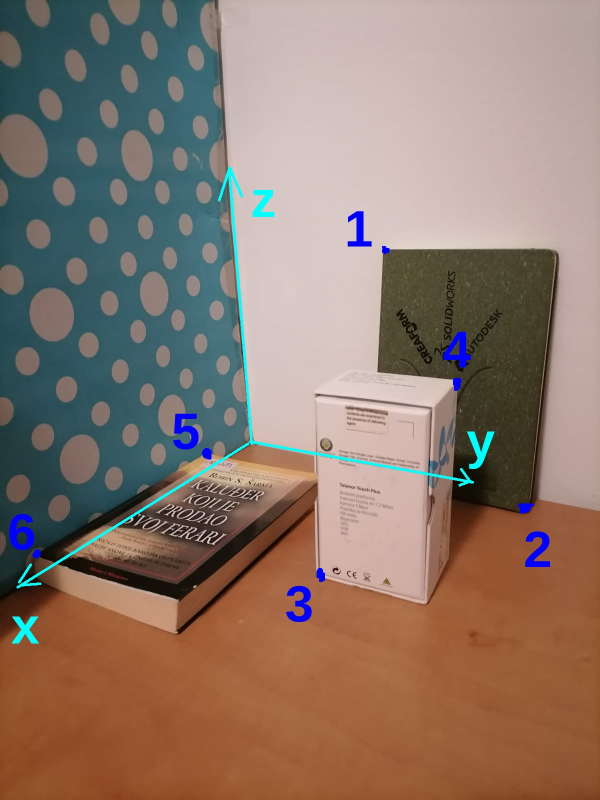
#> input picture ppgr/domaci4/ppgr4.jpeg, 1200 x 1600 px (shown at 1/2 size)
$ python l4.py
#> lines starting #> are read from the running program, lines starting #| are printed output that depends on the picture
import cv2
import numpy as np
from numpy import linalg as la

np.set_printoptions(suppress = True)


# funkcija za ucitavanje piksel koordinata odabranih tacaka
def ucitaj_koordinate():

    koord = []
    def click_event(event, x, y, flags, params):

        if event == cv2.EVENT_LBUTTONDOWN:
            koord.append((x,y))
            # print((x, y))
            font = cv2.FONT_HERSHEY_SIMPLEX
            color =  (102, 255, 178)
            cv2.putText(img, str(x) + ', ' + str(y), (x, y), font, 0.5, color, 2)
            cv2.imshow('slika', img)

    img = cv2.imread("ppgr4.jpeg", 1)
#> img is the input picture: shape (1600, 1200, 3); mean B, G, R 108.2, 120, 139.8
    img = cv2.resize(img,(900,600), interpolation = cv2.INTER_AREA)
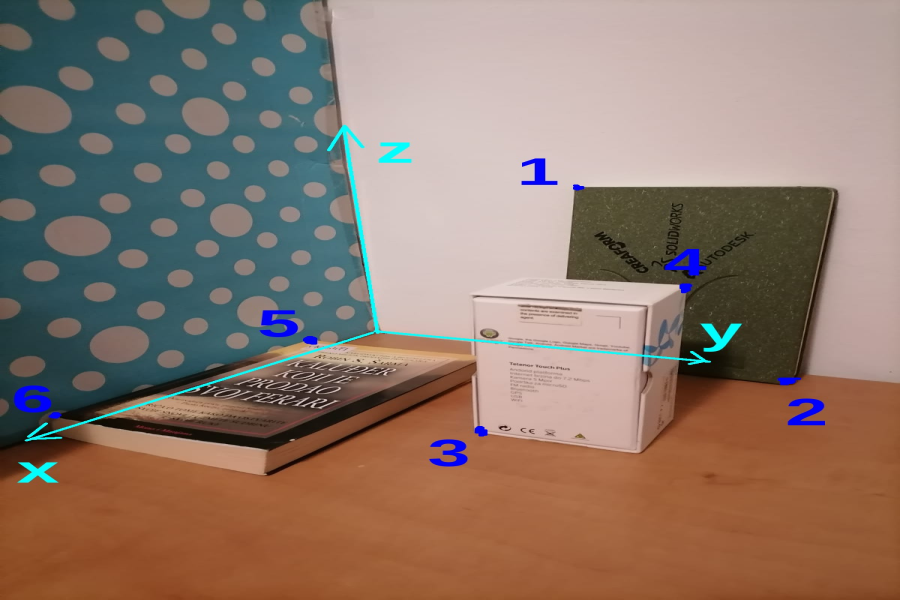
#> img: shape (600, 900, 3); mean B, G, R 108.2, 120, 139.8
    cv2.imshow('slika', img)
    cv2.setMouseCallback('slika', click_event)

    while True:
        if cv2.waitKey(1) & len(koord) == 6:
#> (key Esc is pressed here)
            break

    cv2.waitKey(0)

    return koord


def homogene(koord):

    lista = []
    for i in range(6):
        M = np.array([koord[i][0], koord[i][1], 1])
        lista.append(M)

    return np.array(lista)


def cameraEquations(o, p):
    m = np.matrix([[0, 0, 0, 0, -p[2]*o[0], -p[2]*o[1], -p[2]*o[2],  -p[2]*o[3], p[1]*o[0], p[1]*o[1], p[1]*o[2],p[1]*o[3]],
                   [p[2]*o[0], p[2]*o[1], p[2]*o[2], p[2]*o[3], 0, 0, 0, 0, -p[0]*o[0], -p[0]*o[1], -p[0]*o[2], -p[0]*o[3]]])
    return m

def cameraDLP(originali, projekcije):

    matrica = cameraEquations(originali[0], projekcije[0])

    for i in range(1, 6):
        m = cameraEquations(originali[i], projekcije[i])
        matrica = np.concatenate((matrica, m), axis=0)

    U, D, Vt = la.svd(matrica)

    #matrica P ce biti poslednja kolona matrice V sto je ustvari poslednja vrsta matrica Vt
    #skaliramo tako da element na poziciji (0,0) bude 1
    P = Vt[-1] / Vt[-1, 0]
    P = P.round(4)
    P = P.reshape(3, 4)

    return P

# originali - koordinate izmerene na sceni (mm):
M1 = np.array([32, 118, 160, 1])
M2 = np.array([60, 241, 0, 1])
M3 = np.array([111, 186, 96, 1])
M4 = np.array([146, 153, 0, 1])
M5 = np.array([96, 0, 15, 1])
M6 = np.array([190, 0, 15, 1])
originali = np.array([M1, M2, M3, M4, M5, M6])

# projekcije - ucitavaju se sa slike:
projekcije = homogene(ucitaj_koordinate())

P = cameraDLP(originali, projekcije)
print("Dobijena matrica:")
print(P)
